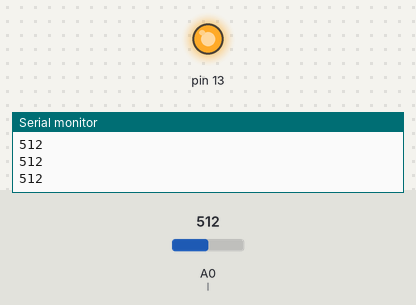
A sketch run on a simulated Arduino Uno, built with avr-gcc and run on an emulated ATmega328P. Shown: output pins drawn as LEDs (lit = HIGH), the last lines printed to the serial monitor. Inputs (shaded band) come from the test bench; at power-on: A0 (l) = 512.

Above: at 1.2 s.
1.3 s: A0 (l) set to 782
2.8 s: A0 (l) set to 811
At 3.6 s:
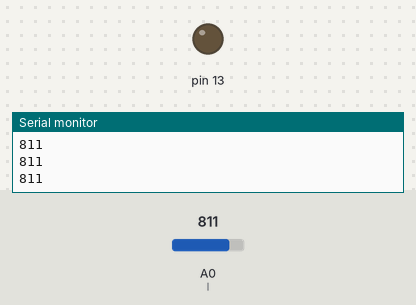
4.3 s: A0 (l) set to 716
At 5.1 s:
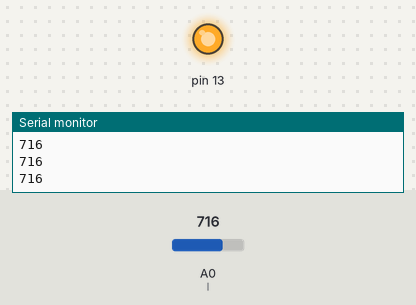
5.8 s: A0 (l) set to 900
At 6.6 s:
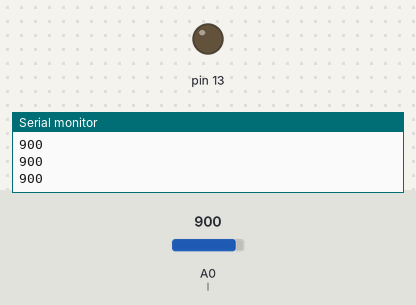
Timing chart, 0 to 8.3 s (numbered marks = the images above; inputs shaded):
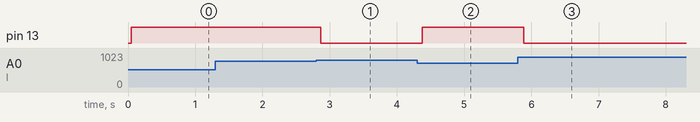

The sketch:

Controlling_light_intensity_with_arduino.ino
```cpp
// C++ code
//
int l = 0;
int lv = 0;
int light_intesity = 800;
void setup()
{
  Serial.begin(9600);
  pinMode(13, OUTPUT);
}

void loop()
{
  lv = analogRead(l);
  Serial.println(lv);
  delay(50);

  if (lv < light_intesity){
    digitalWrite(13, HIGH);
  }
  else{
  digitalWrite(13, LOW);
  }
}
```

Measured:
- the behaviour switches between 799 and 800 on A0 (l) (found by bisection; images 0 and 1)
- after the input at 2.8 s, pin 13: HIGH → LOW after 0.07 s
- after the input at 4.3 s, pin 13: LOW → HIGH after 0.08 s
- after the input at 5.8 s, pin 13: HIGH → LOW after 0.08 s
